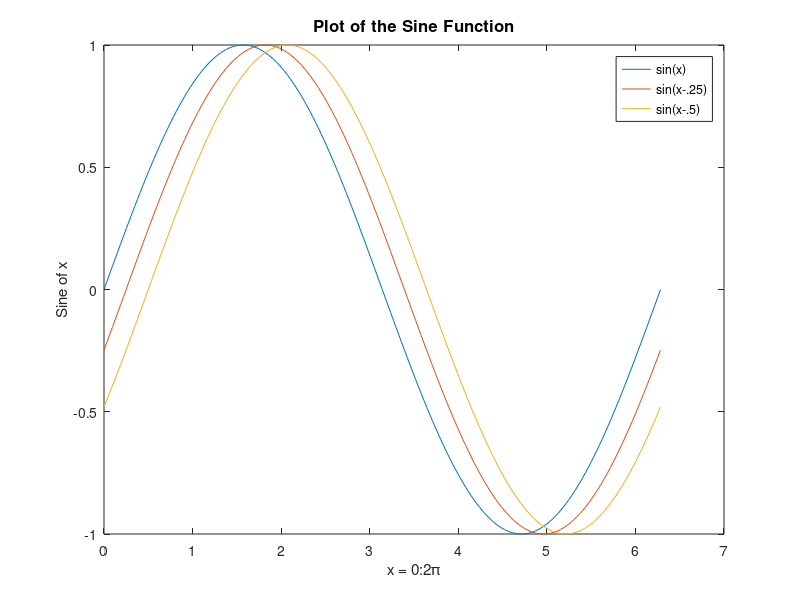

Recreate this plot in MATLAB.
x = 0:pi/100:2*pi;
y = sin(x);
y2 = sin(x-.25);
y3 = sin(x-.5);
plot(x,y,x,y2,x,y3)
xlabel('x = 0:2\pi')
ylabel('Sine of x')
title('Plot of the Sine Function','FontSize',12)
legend('sin(x)','sin(x-.25)','sin(x-.5)')
